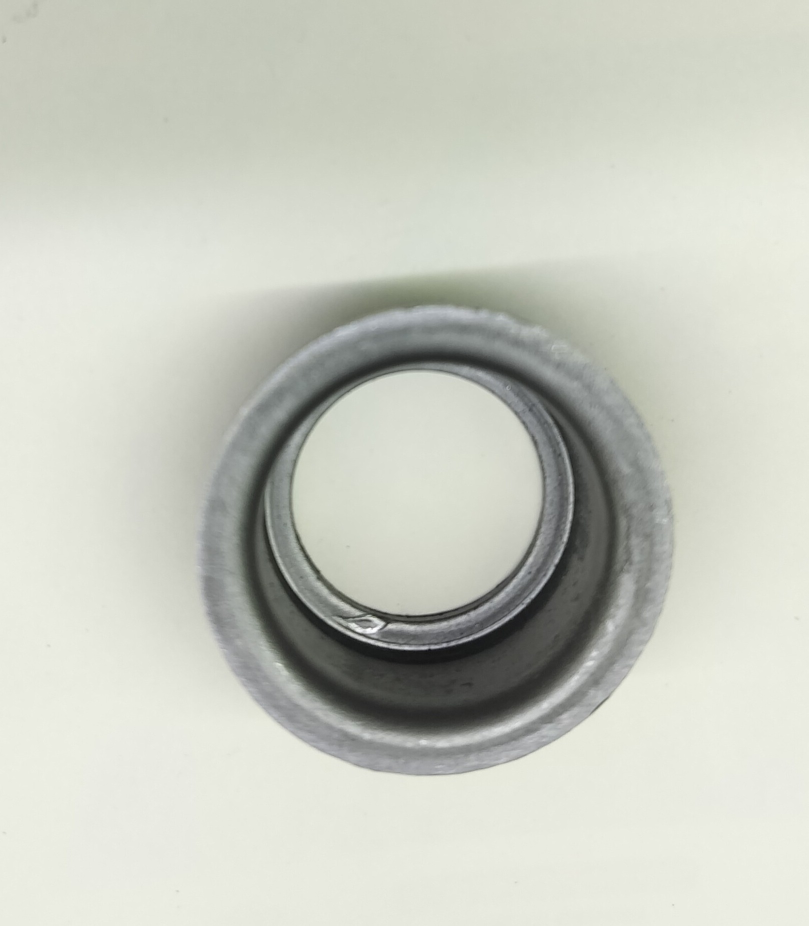
#> input picture inspection_state/data/images/bearing_cup_aug/IMG20260824161444_180_flip.jpg, 1617 x 1851 px (shown at 1/2 size); its folder holds only this picture in this run
$ python -i holes.py   (imports and definitions only)   (older library calls are emulated)
#> lines starting #> are read from the running program, lines starting #| are printed output that depends on the picture; after the words box and inside, x2 and y2 are one past the last pixel; in counts of white or black regions, pixels touching at a corner belong together
### inspector/image_features.py
"""Classical-CV feature extraction for inspection images.

Produces a small, fixed-order numeric feature vector plus rich signal metadata
(locations, evidence) used both for kNN matching and for human-readable reasons,
and a 64-bit perceptual hash (dHash) for near-duplicate recall. Pure OpenCV +
NumPy - no sklearn/scipy dependency.
"""
from __future__ import annotations
import math
import numpy as np
import cv2

# Fixed feature order used by the kNN model. Keep stable across versions.
FEATURE_KEYS = [
    "area_frac",       # part area / image area
    "v_mean",          # mean brightness inside part
    "v_std",           # brightness spread (texture/gloss)
    "s_mean",          # mean saturation (chromate rainbow tint)
    "colorfulness",    # Hasler-Susstrunk colorfulness
    "gloss_hi_frac",   # fraction of very bright highlight pixels
    "lap_var",         # Laplacian variance (fine texture / brushed vs matte)
    "max_line_frac",   # longest clean straight line / part major axis
    "n_long_lines",    # count of long straight lines away from the border
    "dark_score",      # strength of localized dark marks
    "dark_area_frac",  # area fraction of dark marks
    "center_contrast", # high-pass contrast in central region (emboss proxy)
]

MAX_DIM = 1024


# [6 lines left out: function _resize, not called in this run]


def segment_part(gray):
    """Return a binary mask of the metal part (largest central compact blob)."""
    blur = cv2.GaussianBlur(gray, (5, 5), 0)
    _, otsu = cv2.threshold(blur, 0, 255, cv2.THRESH_BINARY + cv2.THRESH_OTSU)
    h, w = gray.shape
    cx, cy = w / 2.0, h / 2.0
    best, best_score = None, -1.0
    for mask in (otsu, cv2.bitwise_not(otsu)):
        m = cv2.morphologyEx(mask, cv2.MORPH_OPEN, np.ones((5, 5), np.uint8))
        cnts, _ = cv2.findContours(m, cv2.RETR_EXTERNAL, cv2.CHAIN_APPROX_SIMPLE)
        if not cnts:
            continue
        c = max(cnts, key=cv2.contourArea)
        area = cv2.contourArea(c)
        af = area / (h * w)
        if af < 0.05 or af > 0.9:
            continue
        M = cv2.moments(c)
        if M["m00"] == 0:
            continue
        bx, by = M["m10"] / M["m00"], M["m01"] / M["m00"]
        centrality = 1.0 - (math.hypot(bx - cx, by - cy) / math.hypot(cx, cy))
        score = centrality * (1.0 - abs(af - 0.35))
        if score > best_score:
            filled = np.zeros_like(gray)
            cv2.drawContours(filled, [c], -1, 255, -1)
            best, best_score = (filled, c), score
    if best is None:
        return np.full_like(gray, 255), None
    return best


# [10 lines left out: function _colorfulness, not called in this run]


def _part_axis(contour):
    if contour is None:
        return MAX_DIM
    rect = cv2.minAreaRect(contour)
    (w, h) = rect[1]
    return max(w, h) if max(w, h) > 0 else MAX_DIM


# [16 lines left out: functions _region_name, _phash, not called in this run]


def hamming(a, b):
    return bin(int(a, 16) ^ int(b, 16)).count("1")


# [122 lines left out: function extract, not called in this run]


def to_array(vector):
    return np.array([float(vector[k]) for k in FEATURE_KEYS], dtype=np.float64)

### inspector/settings.py
"""Central configuration for QMSInspector.

Every path and tunable resolves from an environment variable first, then falls
back to an in-repo default, so the project is portable across machines. There is
NO cloud/LLM configuration here - inspection is 100% offline and token-free.

Environment variables (all optional):
  QMS_STATE_DIR       inspection state root        (default: <root>/inspection_state)
  QMS_DATA_DIR        images to inspect            (default: <state>/data/images)
  QMS_OUT_DIR         annotated outputs            (default: <root>/inspect_out)
  QMS_NEEDS_REVIEW_DIR collected Needs Review images (default: <root>/needs_review)
  QMS_MODEL_PATH      packed checkpoint            (default: <state>/models/best.pt)
  QMS_DB_PATH         inspection memory database   (default: <state>/data/inspection_memory.db)
  QMS_AES_DIR         external image folder        (default: legacy AES2 path)
  QMS_PHASH_RECALL_MAX near-duplicate threshold     (default: 6)
  QMS_LOG_LEVEL       logging level                (default: INFO)
"""
from __future__ import annotations
import os
import logging

PACKAGE_DIR = os.path.dirname(os.path.abspath(__file__))
ROOT = os.path.dirname(PACKAGE_DIR)


def _p(env, *default_parts):
   v = os.environ.get(env)
   return v if v else os.path.join(ROOT, *default_parts)


STATE_DIR = os.environ.get("QMS_STATE_DIR", os.path.join(ROOT, "inspection_state"))
LEGACY_STATE_DIR = ROOT
if not os.path.exists(os.path.join(STATE_DIR, "data")) and not os.path.exists(os.path.join(STATE_DIR, "reviews")):
   STATE_DIR = LEGACY_STATE_DIR


# --- inputs / outputs ---
DATA_DIR = _p("QMS_DATA_DIR", STATE_DIR, "data", "images")
OUT_DIR = _p("QMS_OUT_DIR", "inspect_out")
NEEDS_REVIEW_DIR = _p("QMS_NEEDS_REVIEW_DIR", "needs_review")

# --- durable learnings ---
MODEL_PATH = _p("QMS_MODEL_PATH", STATE_DIR, "models", "best.pt")
DB_PATH = _p("QMS_DB_PATH", STATE_DIR, "data", "inspection_memory.db")
LEGACY_DB_PATH = _p("QMS_DB_PATH", "data", "inspection_memory.db")
if not os.path.exists(DB_PATH) and os.path.exists(LEGACY_DB_PATH):
   DB_PATH = LEGACY_DB_PATH

# --- knowledge base / taxonomy ---
LEGACY_KNOWLEDGE_DIR = os.path.join(ROOT, "knowledge")
KNOWLEDGE_DIR = os.environ.get("QMS_KNOWLEDGE_DIR", os.path.join(STATE_DIR, "knowledge"))
if not os.path.exists(KNOWLEDGE_DIR) and os.path.exists(LEGACY_KNOWLEDGE_DIR):
   KNOWLEDGE_DIR = LEGACY_KNOWLEDGE_DIR
TAXONOMY_PATH = os.environ.get("QMS_TAXONOMY_PATH", os.path.join(KNOWLEDGE_DIR, "taxonomy.json"))
LESSONS_PATH = os.path.join(KNOWLEDGE_DIR, "lessons.json")
CORRECTIONS_PATH = os.path.join(KNOWLEDGE_DIR, "corrections.json")
CACHE_PATH = os.path.join(KNOWLEDGE_DIR, "defect_kb.json")

# --- per-part rule files (the ONE file a developer edits per part) ---
# Each rules/<part>.json fully describes a part: its defects (name, severity,
# color, signature), confirmed rulings, confusions and gotchas. Add a
# new part by dropping a new <part>.json here, then run: python qms.py build.
RULES_DIR = os.environ.get("QMS_RULES_DIR", os.path.join(KNOWLEDGE_DIR, "rules"))

# --- per-part human markings (one <part>.json per part) ---
REVIEWS_DIR = os.path.join(STATE_DIR, "reviews")

# Optional external image folder for parts whose photos live outside the repo
# (e.g. the original AES2 Bearing Cup captures). Overridable; not hardcoded.
LEGACY_AES_DIR = os.environ.get(
    "QMS_AES_DIR",
    r"C:\workspace-ai\AES2-20260830T112553Z-1-001\AES2")

# --- recall / decision ---
PHASH_RECALL_MAX = int(os.environ.get("QMS_PHASH_RECALL_MAX", "6"))


_LOG_CONFIGURED = False


# [19 lines left out: functions get_logger, ensure_dirs, not called in this run]

### parts/bracket/holes.py
"""Locate the big (serration) hole on a Bracket and crop to it.

The serration teeth live only on the rim of the single large splined hole; the two
other holes are plain. To make the serration classifier look ONLY at the big hole
(and ignore the small holes / part colour), we localise that hole and crop a padded
square around it before classifying.

Primary localiser is a small trained YOLO detector (inspection_state/models/
big_hole_yolo.pt) which handles glare/reflection robustly. If YOLO or its weights
are unavailable we fall back to a classical Hough search, and finally to the whole
image, so the pipeline never breaks.
"""
from __future__ import annotations
import os
import threading

import numpy as np
import cv2

from inspector import image_features as F
from inspector import settings

YOLO_PATH = os.path.join(os.path.dirname(settings.MODEL_PATH), "big_hole_yolo.pt")

_LOCK = threading.Lock()
_YOLO = {"loaded": False, "model": None}


# [32 lines left out: functions _yolo, _find_yolo, not called in this run]


def _find_hough(bgr):
    """Classical fallback: largest circular hole inside the part."""
    h, w = bgr.shape[:2]
    gray = cv2.cvtColor(bgr, cv2.COLOR_BGR2GRAY)
    _, contour = F.segment_part(gray)
    if contour is None:
        return None
    pa = F._part_axis(contour)
    sil = np.zeros((h, w), np.uint8)
    cv2.drawContours(sil, [contour], -1, 255, -1)
    inner = cv2.erode(sil, np.ones((max(3, int(pa * 0.03)),) * 2, np.uint8))
    g = cv2.medianBlur(gray, 5)
    circles = cv2.HoughCircles(g, cv2.HOUGH_GRADIENT, dp=1.2, minDist=int(pa * 0.2),
                               param1=110, param2=28,
                               minRadius=int(pa * 0.05), maxRadius=int(pa * 0.18))
    if circles is None:
        return None
    cand = [(int(r), int(cx), int(cy)) for cx, cy, r in np.round(circles[0]).astype(int)
            if 0 <= cy < h and 0 <= cx < w and inner[cy, cx] > 0]
    if not cand:
        return None
    cand.sort(key=lambda t: -t[0])
    r, cx, cy = cand[0]
    return float(cx), float(cy), float(r)


# [19 lines left out: functions find_big_hole, big_hole_crop, not called in this run]

>>> import cv2
>>> picture = cv2.imread('../../inspection_state/data/images/bearing_cup_aug/IMG20260824161444_180_flip.jpg')
#> picture is the input picture: shape (1851, 1617, 3); mean B, G, R 192.4, 202.7, 200
>>> result = _find_hough(picture)
#> in segment_part, `_, otsu = cv2.threshold(blur, 0, 255, cv2.THRESH_BINARY + cv2.THRESH_O..`:
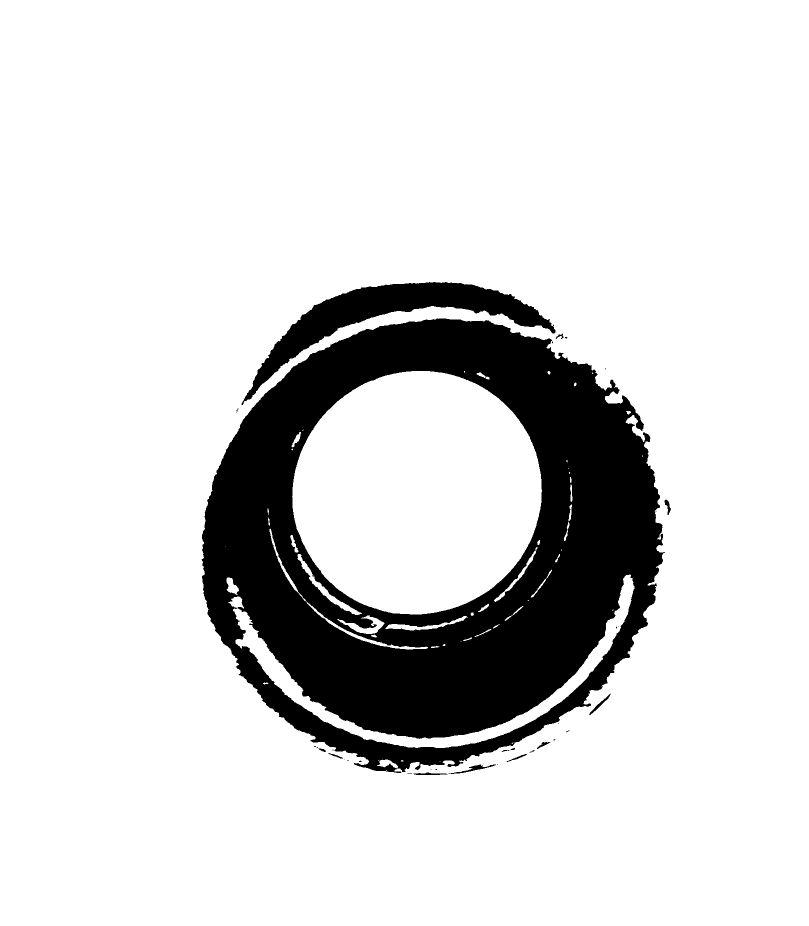
#> otsu: shape (1851, 1617) (shown at 1/2 size); 84.8% white; 34 black regions (21 under 20 px), largest, box (x1, y1, x2, y2) and area: (403, 637, 1330, 1546) 419667, (483, 564, 1111, 810) 32477, (897, 1529, 992, 1548) 398
#> the loop in segment_part, `for mask in (otsu, cv2.bitwise_not(otsu)):` made 2 passes
#> (area, af, bx, by, centrality, score, best_score) on pass 2: (642057, 0.215, 862.7, 1082.4, 0.865, 0.748, 0.748)
#> pass 1, in segment_part, `m = cv2.morphologyEx(mask, cv2.MORPH_OPEN, np.ones((5, 5), np.uint8))`:
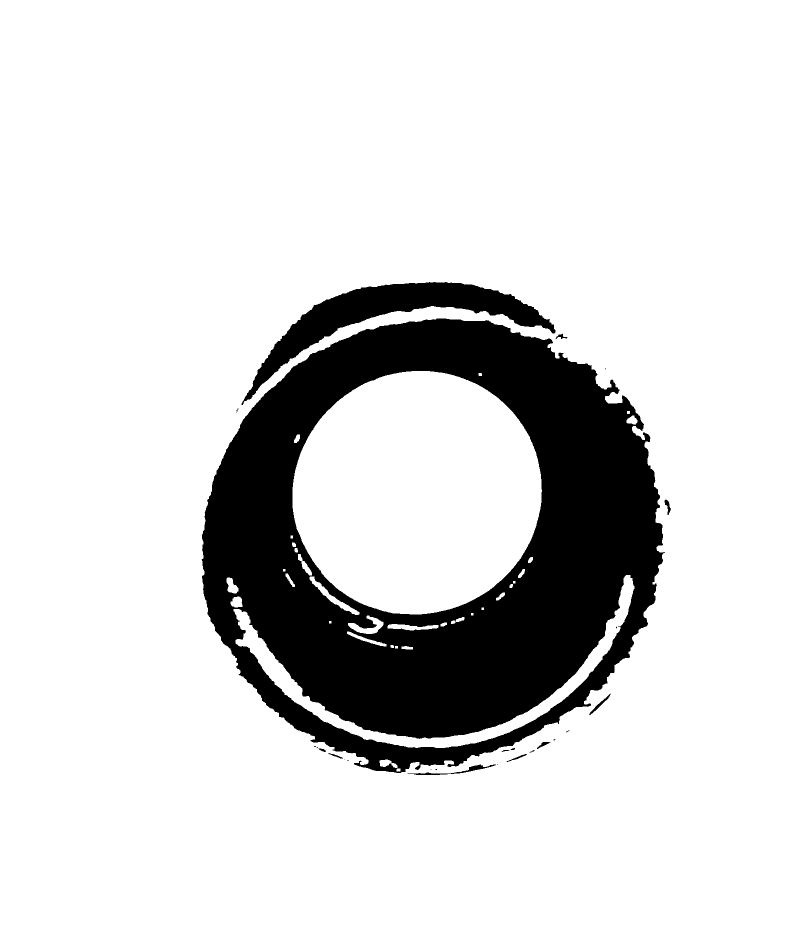
#> m: shape (1851, 1617) (shown at 1/2 size); 84.7% white; 26 black regions (14 under 20 px), largest, box (x1, y1, x2, y2) and area: (403, 637, 1330, 1546) 423713, (483, 564, 1111, 810) 32551, (815, 1529, 992, 1550) 635
#> pass 2, in segment_part, `m = cv2.morphologyEx(mask, cv2.MORPH_OPEN, np.ones((5, 5), np.uint8))`:
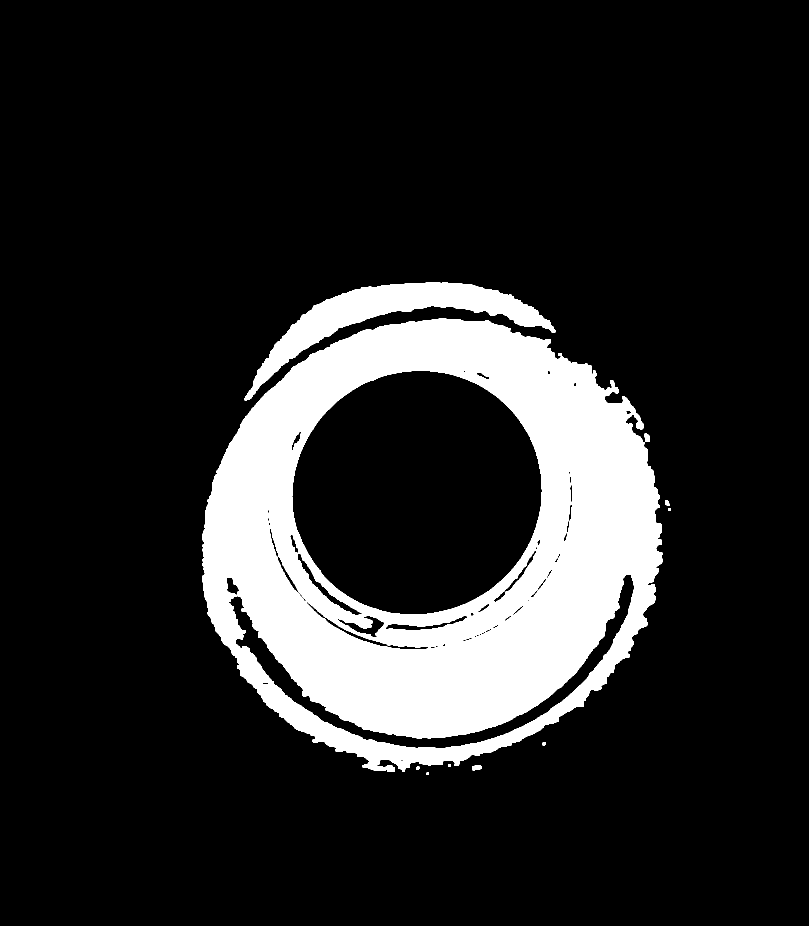
#> m: shape (1851, 1617) (shown at 1/2 size); 15.1% white; 12 white regions, largest, box (x1, y1, x2, y2) and area: (404, 637, 1325, 1544) 418175, (489, 565, 1111, 801) 32362, (945, 1530, 964, 1541) 165
#> after the loop in segment_part, `for mask in (otsu, cv2.bitwise_not(otsu)):`:
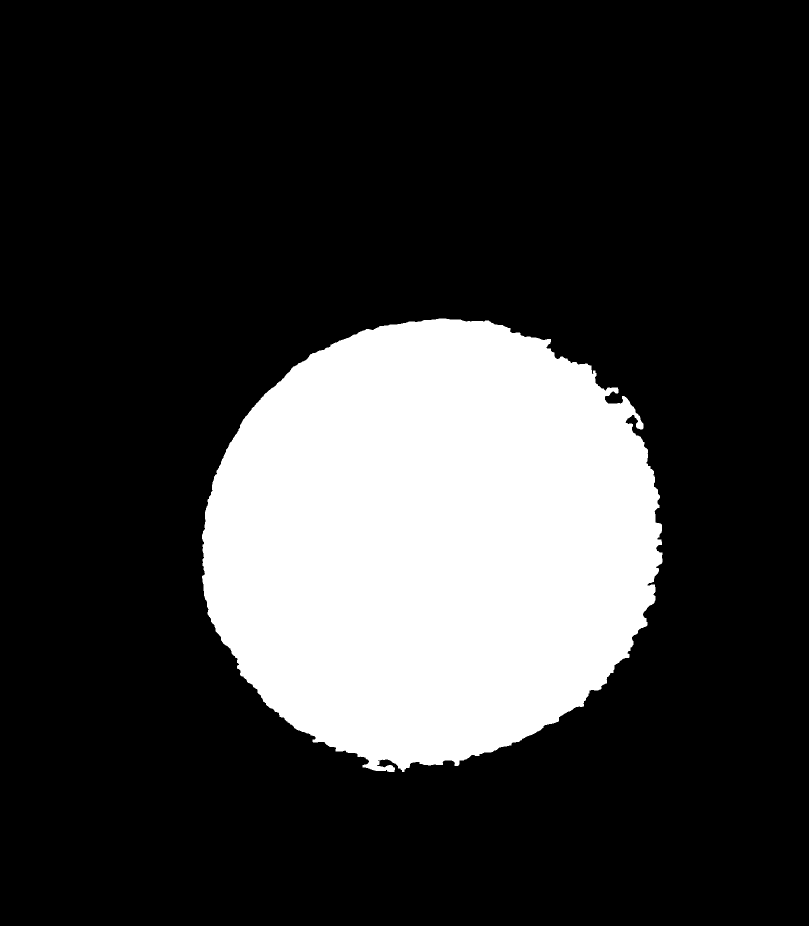
#> filled: shape (1851, 1617) (shown at 1/2 size); 21.5% white; 1 white region, box (x1, y1, x2, y2) and area: (404, 637, 1325, 1544) 643730
#> after the loop in segment_part, `for mask in (otsu, cv2.bitwise_not(otsu)):`: best_score = 0.748
#> in _find_hough, `_, contour = F.segment_part(gray)`: contour = contour of 1524 points, box (x1, y1, x2, y2) (404, 637, 1325, 1544), area 642057
#> in _part_axis, `rect = cv2.minAreaRect(contour)`: rect = ((863.1, 1087.3), (927.7, 893.4), -6.4)
#> in _part_axis, `(w, h) = rect[1]`: w = 927.7; h = 893.4
#> in _find_hough, `pa = F._part_axis(contour)`: pa = 927.7
#> in _find_hough, `inner = cv2.erode(sil, np.ones((max(3, int(pa * 0.03)),) * 2, np.uint8))`:
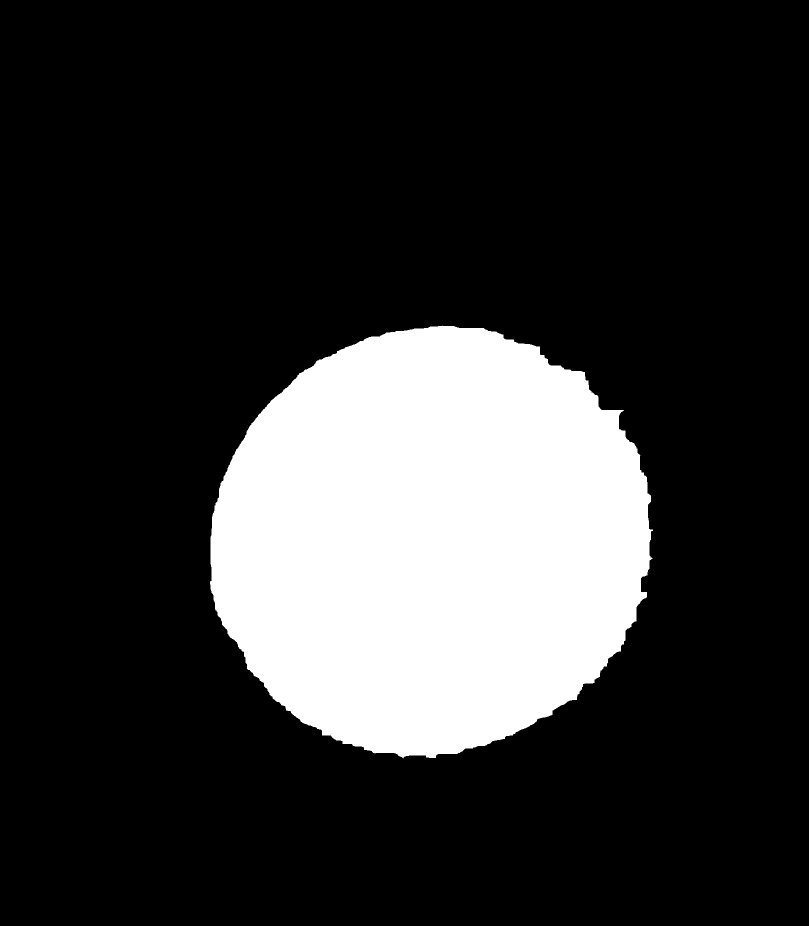
#> inner: shape (1851, 1617) (shown at 1/2 size); 19.8% white; 1 white region, box (x1, y1, x2, y2) and area: (420, 651, 1306, 1517) 592440
#> in _find_hough, `circles = cv2.HoughCircles(g, cv2.HOUGH_GRADIENT, dp=1.2, minDist=int(..`: circles = [[709.8, 1068.6, 165.3], [982.2, 1369.8, 157.4], [906.6, 1114.2, 165.3], [787.8, 1383, 162.6], [1151.4, 1228.2, 152], [984.6, 922.2, 144]]
#> in _find_hough, `cand = [(int(r), int(cx), int(cy)) for cx, cy, r in np.round(circles[0..`: cand = [(165, 710, 1069), (157, 982, 1370), (165, 907, 1114), (163, 788, 1383), (152, 1151, 1228), (144, 985, 922)]
#> in _find_hough, `r, cx, cy = cand[0]`: r = 165; cx = 710; cy = 1069
#> result = (710, 1069, 165)
